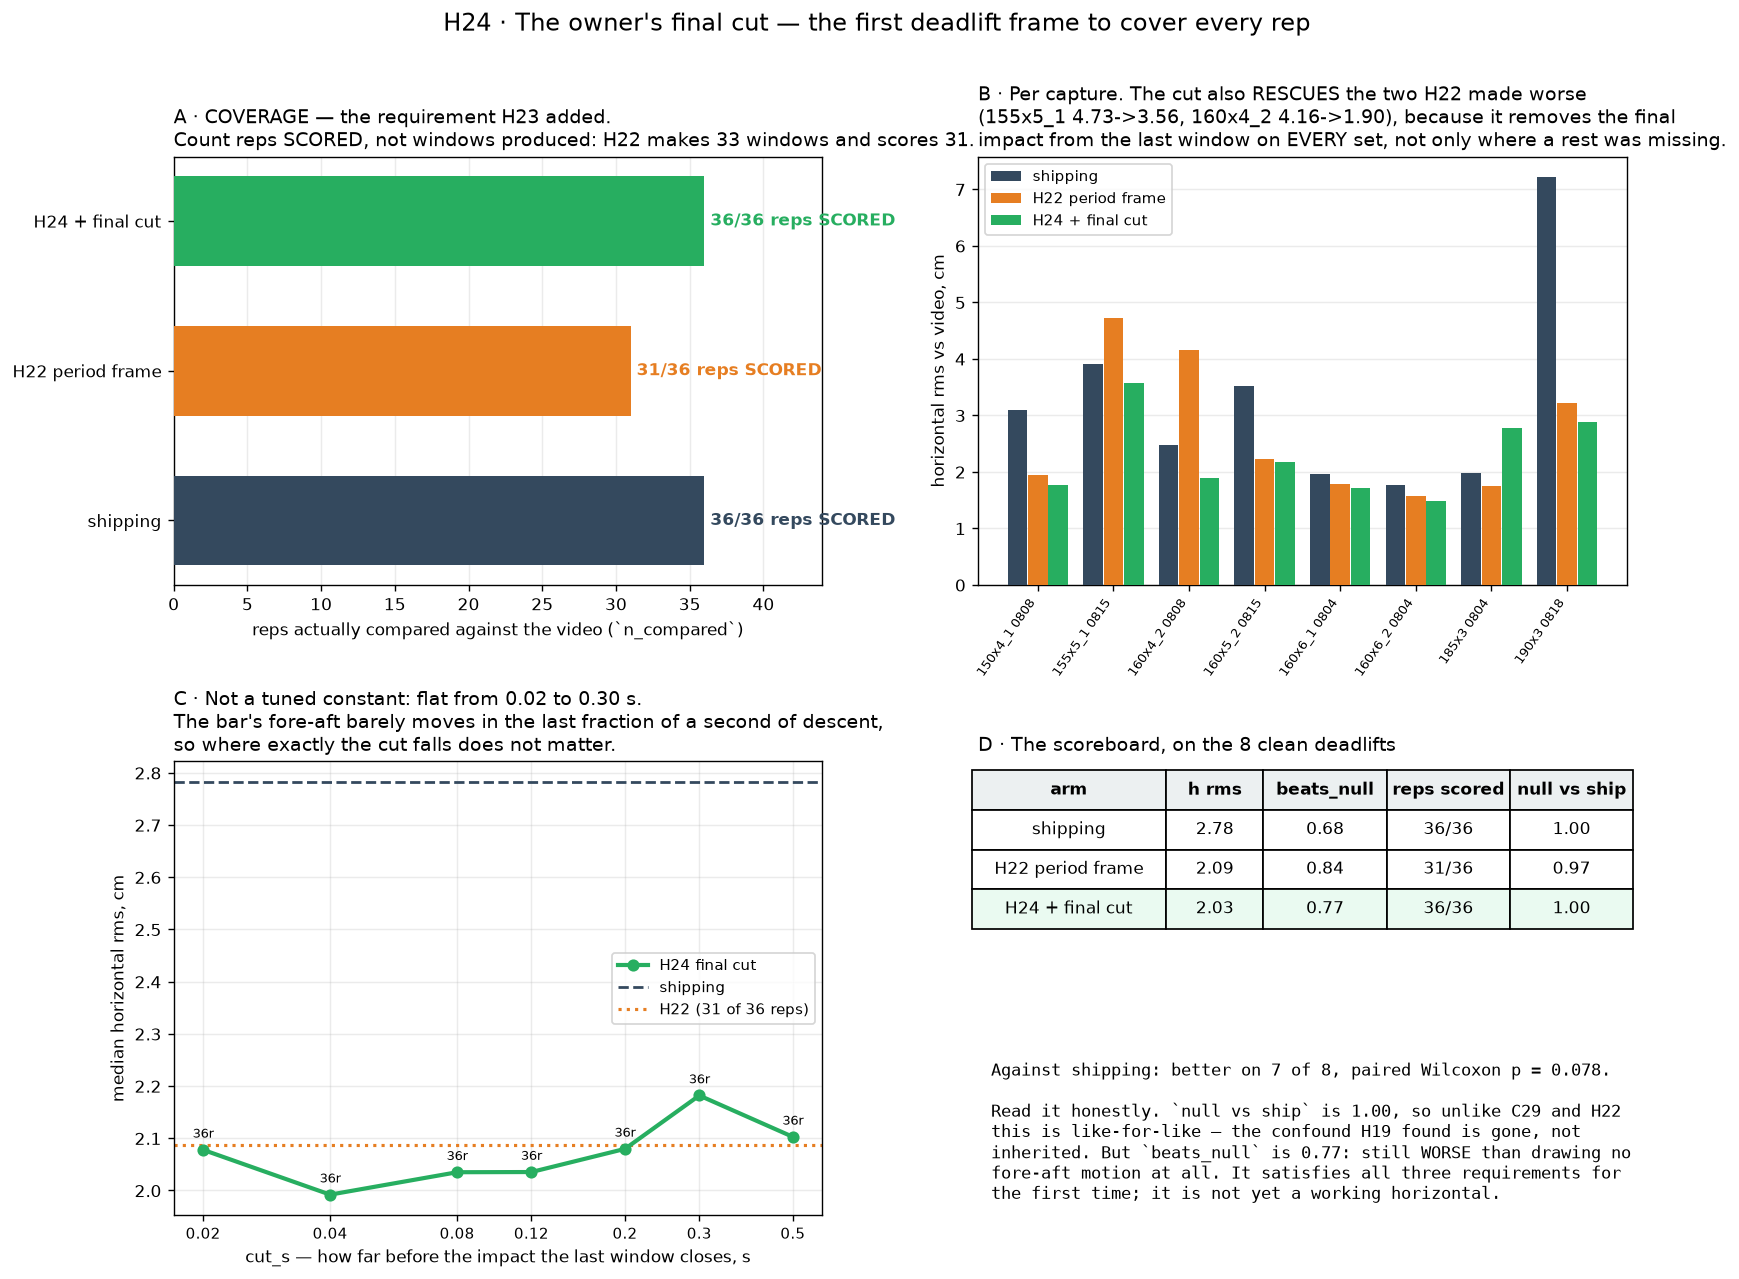

The Python source for this figure:
"""H24 — the owner's final cut: cover the LAST rep by ending it before the impact.

H23 ruled that no correction may drop a rep, which closed C29's and H22's
rest-to-rest frame as a shipping candidate: after the final rep the lifter
releases the bar, so no rest exists to close the last window on.

**The owner's proposal dissolves it.** *"Use the rep boundaries for all but the
last rep; for the last rep one could simply cut the rep right before the moment
of impact."* The last window does not need a REST — it needs a moment where the
bar is back at the height it started from, which is what step 7's closure
asserts. Just before the final impact the bar is at the floor and the
reconstruction has not yet been handed the impulse that corrupts it.

Two things follow, and the second is why this is not a patch:

* the final impact ends up OUTSIDE every window, so the last rep correctly
  receives no impulse correction — there is no impulse in it to correct;
* it is therefore not the trap that killed B7, B6, C19 and C28b, all of which
  placed a correction AT a boundary. Here the corrupted samples are simply not
  covered, rather than covered and then fought over.

Run with --cache to re-render from the JSON.
"""
import json
import sys
import warnings
from pathlib import Path

ROOT = Path(__file__).resolve().parents[1]
sys.path.insert(0, str(ROOT))
warnings.filterwarnings("ignore")

import matplotlib
matplotlib.use("Agg")
import matplotlib.pyplot as plt
import numpy as np
from scipy import stats

from src import correct, metrics, oracle, pipeline

CACHE = Path(__file__).with_suffix(".json")
# Excluded by hand and named every time: straps (H20), a 22.8% clock (G3), a
# miscounted single (H15). `EXTRA` are scored separately for comparability with
# H19 and H22, which both reported an all-ten column.
CLEAN = ["deadlift_150x4_1_20260808_121648", "deadlift_155x5_1_20260815_133343",
         "deadlift_160x4_2_20260808_122319", "deadlift_160x5_2_20260815_134017",
         "deadlift_160x6_1_20260804_104711", "deadlift_160x6_2_20260804_105455",
         "deadlift_185x3_20260804_103456", "deadlift_190x3_20260818_122535"]
EXTRA = ["deadlift_170x4_3_20260808_122936", "deadlift_200x1_20260808_120837"]
CUTS = [0.02, 0.04, 0.08, 0.12, 0.20, 0.30, 0.50]


def compute():
    d = correct.WRIST_OFFSET_M["deadlift"]
    out = {}
    for stem in CLEAN + EXTRA:
        csv = ROOT / "data_v2" / "raw" / f"{stem}.csv"
        video = pipeline.find_video(csv)
        base = pipeline.run(csv, video=video)
        if base.get("vs_truth") is None:
            continue

        def rec(m):
            return {"h": m["pipeline_h_rms"], "bn": m["beats_null"],
                    "null": m["null_h_rms"], "n": m["n_compared"]}

        row = {"label": len(base["bounds"]), "ship": rec(base["vs_truth"]),
               "h22": rec(metrics.vs_truth(
                   oracle.jump_period_windows(base, wrist_offset=d), video))}
        for c in CUTS:
            row[f"cut{c:.2f}"] = rec(metrics.vs_truth(
                oracle.jump_period_windows(base, wrist_offset=d,
                                           final_cut_s=c), video))
        out[stem] = row
        print(f"  {stem[:40]:42} ship {row['ship']['h']:5.2f} "
              f"cut {row['cut0.08']['h']:5.2f} "
              f"({row['cut0.08']['n']}/{row['label']} reps)", flush=True)
    CACHE.write_text(json.dumps(out, indent=1))
    return out


def agg(data, keys, arm):
    h = [data[k][arm]["h"] for k in keys if arm in data[k]]
    b = [data[k][arm]["bn"] for k in keys if arm in data[k]]
    n = sum(data[k][arm]["n"] for k in keys if arm in data[k])
    tot = sum(data[k]["label"] for k in keys)
    nul = [data[k][arm]["null"] / data[k]["ship"]["null"] for k in keys
           if arm in data[k]]
    return (float(np.median(h)), float(np.median(b)), n, tot,
            float(np.median(nul)), h)


def short(k):
    return k.replace("deadlift_", "").split("_2026")[0] + " " + k.split("_2026")[1][:4]


def render(data):
    clean = [k for k in CLEAN if k in data]
    fig = plt.figure(figsize=(15.0, 11.0))
    gs = fig.add_gridspec(2, 2, height_ratios=[1.0, 1.06], hspace=0.40,
                          wspace=0.24)

    # ---- A: coverage, which is the whole point ---------------------------
    ax = fig.add_subplot(gs[0, 0])
    arms = ["ship", "h22", "cut0.08"]
    names = ["shipping", "H22 period frame", "H24 + final cut"]
    cols = ["#34495e", "#e67e22", "#27ae60"]
    for i, (a, nm, c) in enumerate(zip(arms, names, cols)):
        _, _, n, tot, _, _ = agg(data, clean, a)
        ax.barh(i, n, color=c, height=0.6, zorder=3)
        ax.text(n + 0.4, i, f"{n}/{tot} reps SCORED", va="center", fontsize=10,
                color=c, fontweight="bold")
    ax.set_yticks(range(3))
    ax.set_yticklabels(names, fontsize=10)
    ax.set_xlim(0, 44)
    ax.set_xlabel("reps actually compared against the video (`n_compared`)")
    ax.set_title("A · COVERAGE — the requirement H23 added.\n"
                 "Count reps SCORED, not windows produced: H22 makes 33 windows "
                 "and scores 31.", fontsize=11, loc="left")
    ax.grid(alpha=0.25, axis="x")

    # ---- B: per capture ---------------------------------------------------
    ax = fig.add_subplot(gs[0, 1])
    x = np.arange(len(clean))
    for off, (a, nm, c) in enumerate(zip(arms, names, cols)):
        ax.bar(x + (off - 1) * 0.27, [data[k][a]["h"] for k in clean],
               width=0.26, color=c, label=nm, zorder=3)
    ax.set_xticks(x)
    ax.set_xticklabels([short(k) for k in clean], rotation=55, ha="right",
                       fontsize=7.5)
    ax.set_ylabel("horizontal rms vs video, cm")
    ax.legend(fontsize=8.5)
    ax.set_title("B · Per capture. The cut also RESCUES the two H22 made worse\n"
                 "(155x5_1 4.73->3.56, 160x4_2 4.16->1.90), because it removes "
                 "the final\nimpact from the last window on EVERY set, not only "
                 "where a rest was missing.", fontsize=11, loc="left")
    ax.grid(alpha=0.25, axis="y")

    # ---- C: the cut width is a plateau ------------------------------------
    ax = fig.add_subplot(gs[1, 0])
    med = [agg(data, clean, f"cut{c:.2f}")[0] for c in CUTS]
    cov = [agg(data, clean, f"cut{c:.2f}")[2] for c in CUTS]
    ax.plot(CUTS, med, marker="o", color="#27ae60", lw=2.4, zorder=3,
            label="H24 final cut")
    ax.axhline(agg(data, clean, "ship")[0], color="#34495e", ls="--", lw=1.6,
               label="shipping")
    ax.axhline(agg(data, clean, "h22")[0], color="#e67e22", ls=":", lw=1.8,
               label="H22 (31 of 36 reps)")
    for c, m, n in zip(CUTS, med, cov):
        ax.annotate(f"{n}r", (c, m), fontsize=7.5, xytext=(0, 7),
                    textcoords="offset points", ha="center")
    ax.set_xscale("log")
    ax.set_xticks(CUTS)
    ax.set_xticklabels([f"{c:g}" for c in CUTS], fontsize=8.5)
    ax.minorticks_off()
    ax.set_xlabel("cut_s — how far before the impact the last window closes, s")
    ax.set_ylabel("median horizontal rms, cm")
    ax.legend(fontsize=8.5)
    ax.set_title("C · Not a tuned constant: flat from 0.02 to 0.30 s.\n"
                 "The bar's fore-aft barely moves in the last fraction of a "
                 "second of descent,\nso where exactly the cut falls does not "
                 "matter.", fontsize=11, loc="left")
    ax.grid(alpha=0.25, which="both")

    # ---- D: the honest scoreboard ----------------------------------------
    ax = fig.add_subplot(gs[1, 1])
    ax.axis("off")
    rows = []
    for a, nm in zip(arms, names):
        h, b, n, tot, nul, _ = agg(data, clean, a)
        rows.append([nm, f"{h:.2f}", f"{b:.2f}", f"{n}/{tot}", f"{nul:.2f}"])
    tbl = ax.table(cellText=rows,
                   colLabels=["arm", "h rms", "beats_null", "reps scored",
                              "null vs ship"],
                   colWidths=[0.30, 0.15, 0.19, 0.19, 0.19],
                   cellLoc="center", loc="upper center")
    tbl.auto_set_font_size(False)
    tbl.set_fontsize(9.5)
    tbl.scale(1, 1.9)
    for j in range(5):
        tbl[(0, j)].set_facecolor("#ecf0f1")
        tbl[(0, j)].set_text_props(fontweight="bold")
    for j in range(5):
        tbl[(3, j)].set_facecolor("#eafaf1")
    hs_ship = [data[k]["ship"]["h"] for k in clean]
    hs_cut = [data[k]["cut0.08"]["h"] for k in clean]
    better = sum(1 for a_, b_ in zip(hs_ship, hs_cut) if b_ < a_)
    pv = float(stats.wilcoxon(hs_ship, hs_cut).pvalue)
    ax.text(0.02, 0.34,
            f"Against shipping: better on {better} of {len(clean)}, "
            f"paired Wilcoxon p = {pv:.3f}.\n\n"
            "Read it honestly. `null vs ship` is 1.00, so unlike C29 and H22\n"
            "this is like-for-like — the confound H19 found is gone, not\n"
            "inherited. But `beats_null` is 0.77: still WORSE than drawing no\n"
            "fore-aft motion at all. It satisfies all three requirements for\n"
            "the first time; it is not yet a working horizontal.",
            transform=ax.transAxes, fontsize=9.5, va="top", family="monospace")
    ax.set_title("D · The scoreboard, on the 8 clean deadlifts",
                 fontsize=11, loc="left")

    fig.suptitle("H24 · The owner's final cut — the first deadlift frame to "
                 "cover every rep", fontsize=14, y=0.985)
    out = Path(__file__).with_suffix(".png")
    fig.savefig(out, dpi=125, bbox_inches="tight")
    print(f"wrote {out}")

    print(f"\n{'arm':22}{'h':>7}{'bn':>7}{'reps':>9}{'null':>7}   (8 clean)")
    for a, nm in zip(arms, names):
        h, b, n, tot, nul, _ = agg(data, clean, a)
        print(f"{nm:22}{h:7.2f}{b:7.2f}{f'{n}/{tot}':>9}{nul:7.2f}")
    allk = [k for k in CLEAN + EXTRA if k in data]
    print(f"\n{'arm':22}{'h':>7}{'bn':>7}{'reps':>9}{'null':>7}   (all 10)")
    for a, nm in zip(arms, names):
        h, b, n, tot, nul, _ = agg(data, allk, a)
        print(f"{nm:22}{h:7.2f}{b:7.2f}{f'{n}/{tot}':>9}{nul:7.2f}")


if __name__ == "__main__":
    if "--cache" in sys.argv and CACHE.exists():
        render(json.loads(CACHE.read_text()))
    else:
        render(compute())
